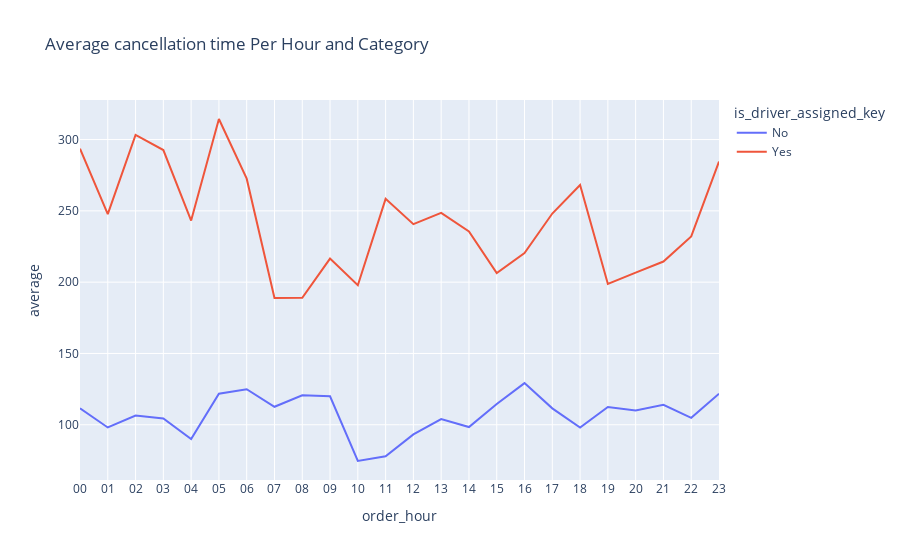

The code cell stored with this chart in its notebook:
### Code cell
fig = px.line(data_frame=df_cancellation_per_hour_driver, x='order_hour', y='average', color='is_driver_assigned_key', title='Average cancellation time Per Hour and Category')
fig.update_layout(xaxis=dict(tickmode='linear', dtick=1))
fig.show()

### Figure 1 — Plotly figure (JSON) as saved in the notebook; plotly's stock layout.template omitted (floating-point values rounded to 4 significant figures)
{"data": [{"hovertemplate": "is_driver_assigned_key=No<br>order_hour=%{x}<br>average=%{y}<extra></extra>", "legendgroup": "No", "line": {"color": "#636efa", "dash": "solid"}, "marker": {"symbol": "circle"}, "mode": "lines", "name": "No", "orientation": "v", "showlegend": true, "type": "scatter", "x": ["00", "01", "02", "03", "04", "05", "06", "07", "08", "09", "10", "11", "12", "13", "14", "15", "16", "17", "18", "19", "20", "21", "22", "23"], "xaxis": "x", "y": [111.6, 98.13, 106.4, 104.4, 90, 121.8, 125.0, 112.6, 120.7, 120, 74.61, 77.95, 93.28, 104.0, 98.42, 114.6, 129.2, 111.5, 98.09, 112.5, 110.1, 114.0, 104.9, 121.8], "yaxis": "y"}, {"hovertemplate": "is_driver_assigned_key=Yes<br>order_hour=%{x}<br>average=%{y}<extra></extra>", "legendgroup": "Yes", "line": {"color": "#EF553B", "dash": "solid"}, "marker": {"symbol": "circle"}, "mode": "lines", "name": "Yes", "orientation": "v", "showlegend": true, "type": "scatter", "x": ["00", "01", "02", "03", "04", "05", "06", "07", "08", "09", "10", "11", "12", "13", "14", "15", "16", "17", "18", "19", "20", "21", "22", "23"], "xaxis": "x", "y": [293.6, 247.7, 303.3, 292.6, 243.2, 314.4, 272.6, 188.9, 189.0, 216.5, 197.9, 258.4, 240.7, 248.5, 235.6, 206.3, 220.5, 248.1, 268.1, 198.7, 206.7, 214.5, 232.1, 284.6], "yaxis": "y"}], "layout": {"legend": {"title": {"text": "is_driver_assigned_key"}, "tracegroupgap": 0}, "title": {"text": "Average cancellation time Per Hour and Category"}, "xaxis": {"anchor": "y", "domain": [0, 1], "dtick": 1, "tickmode": "linear", "title": {"text": "order_hour"}}, "yaxis": {"anchor": "x", "domain": [0, 1], "title": {"text": "average"}}}}
